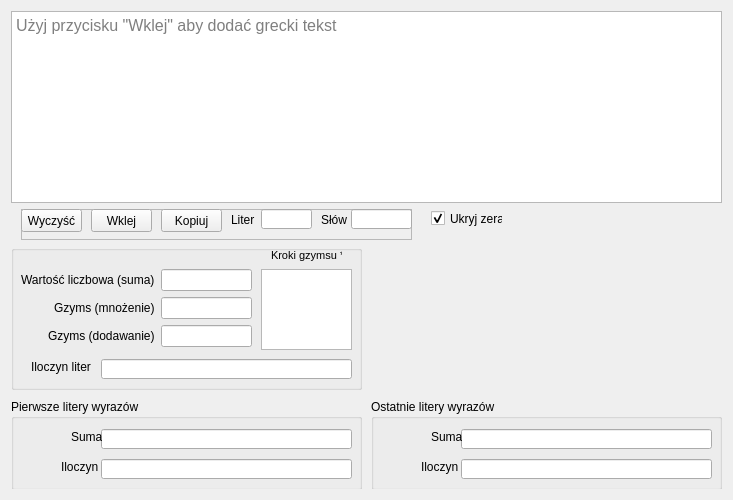
      <widget class="QWidget" name="tabGrek">
       <property name="autoFillBackground">
        <bool>true</bool>
       </property>
       <attribute name="title">
        <string>Grecki</string>
       </attribute>
       <layout class="QVBoxLayout" name="verticalLayout_6">
        <item>
         <layout class="QVBoxLayout" name="verticalLayout_5">
          <item>
           <widget class="myTextEdit" name="grekTextEdit">
            <property name="font">
             <font>
              <pointsize>12</pointsize>
             </font>
            </property>
            <property name="readOnly">
             <bool>true</bool>
            </property>
            <property name="html">
             <string>&lt;!DOCTYPE HTML PUBLIC &quot;-//W3C//DTD HTML 4.0//EN&quot; &quot;http://www.w3.org/TR/REC-html40/strict.dtd&quot;&gt;
&lt;html&gt;&lt;head&gt;&lt;meta name=&quot;qrichtext&quot; content=&quot;1&quot; /&gt;&lt;style type=&quot;text/css&quot;&gt;
p, li { white-space: pre-wrap; }
&lt;/style&gt;&lt;/head&gt;&lt;body style=&quot; font-family:'MS Shell Dlg 2'; font-size:12pt; font-weight:400; font-style:normal;&quot;&gt;
&lt;p style=&quot;-qt-paragraph-type:empty; margin-top:0px; margin-bottom:0px; margin-left:0px; margin-right:0px; -qt-block-indent:0; text-indent:0px;&quot;&gt;&lt;br /&gt;&lt;/p&gt;&lt;/body&gt;&lt;/html&gt;</string>
            </property>
            <property name="placeholderText">
             <string>Użyj przycisku &quot;Wklej&quot; aby dodać grecki tekst</string>
            </property>
           </widget>
          </item>
          <item>
           <widget class="QWidget" name="widget_2" native="true">
            <property name="minimumSize">
             <size>
              <width>711</width>
              <height>280</height>
             </size>
            </property>
            <widget class="QGroupBox" name="groupBox_2">
             <property name="geometry">
              <rect>
               <x>0</x>
               <y>190</y>
               <width>351</width>
               <height>91</height>
              </rect>
             </property>
             <property name="title">
              <string>Pierwsze litery wyrazów</string>
             </property>
             <widget class="QLineEdit" name="grekPierwszeSuma">
              <property name="geometry">
               <rect>
                <x>90</x>
                <y>30</y>
                <width>251</width>
                <height>20</height>
               </rect>
              </property>
              <property name="readOnly">
               <bool>true</bool>
              </property>
             </widget>
             <widget class="QLineEdit" name="grekPierwszeIloczyn">
              <property name="geometry">
               <rect>
                <x>90</x>
                <y>60</y>
                <width>251</width>
                <height>20</height>
               </rect>
              </property>
              <property name="readOnly">
               <bool>true</bool>
              </property>
             </widget>
             <widget class="QLabel" name="label_24">
              <property name="geometry">
               <rect>
                <x>50</x>
                <y>60</y>
                <width>41</width>
                <height>16</height>
               </rect>
              </property>
              <property name="text">
               <string>Iloczyn</string>
              </property>
             </widget>
             <widget class="QLabel" name="label_25">
              <property name="geometry">
               <rect>
                <x>60</x>
                <y>30</y>
                <width>31</width>
                <height>16</height>
               </rect>
              </property>
              <property name="text">
               <string>Suma</string>
              </property>
             </widget>
            </widget>
            <widget class="QGroupBox" name="groupBox_3">
             <property name="geometry">
              <rect>
               <x>0</x>
               <y>36</y>
               <width>351</width>
               <height>145</height>
              </rect>
             </property>
             <property name="title">
              <string/>
             </property>
             <widget class="QLabel" name="label_3">
              <property name="geometry">
               <rect>
                <x>260</x>
                <y>3</y>
                <width>71</width>
                <height>16</height>
               </rect>
              </property>
              <property name="text">
               <string>&lt;!DOCTYPE HTML PUBLIC &quot;-//W3C//DTD HTML 4.0//EN&quot; &quot;http://www.w3.org/TR/REC-html40/strict.dtd&quot;&gt;
&lt;html&gt;&lt;head&gt;&lt;meta name=&quot;qrichtext&quot; content=&quot;1&quot; /&gt;&lt;style type=&quot;text/css&quot;&gt;
p, li { white-space: pre-wrap; }
&lt;/style&gt;&lt;/head&gt;&lt;body style=&quot; font-family:'MS Shell Dlg 2'; font-size:8pt; font-weight:400; font-style:normal;&quot;&gt;
&lt;p style=&quot; margin-top:0px; margin-bottom:0px; margin-left:0px; margin-right:0px; -qt-block-indent:0; text-indent:0px;&quot;&gt;Kroki gzymsu *&lt;/p&gt;&lt;/body&gt;&lt;/html&gt;</string>
              </property>
             </widget>
             <widget class="QWidget" name="layoutWidget">
              <property name="geometry">
               <rect>
                <x>10</x>
                <y>24</y>
                <width>231</width>
                <height>80</height>
               </rect>
              </property>
              <layout class="QFormLayout" name="formLayout_3">
               <property name="labelAlignment">
                <set>Qt::AlignRight|Qt::AlignTrailing|Qt::AlignVCenter</set>
               </property>
               <item row="0" column="0">
                <widget class="QLabel" name="label_14">
                 <property name="text">
                  <string>Wartość liczbowa (suma)</string>
                 </property>
                </widget>
               </item>
               <item row="0" column="1">
                <widget class="QLineEdit" name="grekSumaEdit">
                 <property name="text">
                  <string/>
                 </property>
                 <property name="readOnly">
                  <bool>true</bool>
                 </property>
                </widget>
               </item>
               <item row="1" column="0">
                <widget class="QLabel" name="label_15">
                 <property name="text">
                  <string>Gzyms (mnożenie)</string>
                 </property>
                </widget>
               </item>
               <item row="1" column="1">
                <widget class="QLineEdit" name="grekGzymsEdit">
                 <property name="text">
                  <string/>
                 </property>
                 <property name="readOnly">
                  <bool>true</bool>
                 </property>
                </widget>
               </item>
               <item row="2" column="0">
                <widget class="QLabel" name="label_16">
                 <property name="text">
                  <string>Gzyms (dodawanie)</string>
                 </property>
                </widget>
               </item>
               <item row="2" column="1">
                <widget class="QLineEdit" name="grekGzymsSumaEdit">
                 <property name="text">
                  <string/>
                 </property>
                 <property name="readOnly">
                  <bool>true</bool>
                 </property>
                </widget>
               </item>
              </layout>
             </widget>
             <widget class="QTextEdit" name="grekGzymsLog">
              <property name="geometry">
               <rect>
                <x>250</x>
                <y>24</y>
                <width>91</width>
                <height>81</height>
               </rect>
              </property>
              <property name="readOnly">
               <bool>true</bool>
              </property>
             </widget>
             <widget class="QLabel" name="label_19">
              <property name="geometry">
               <rect>
                <x>20</x>
                <y>114</y>
                <width>61</width>
                <height>16</height>
               </rect>
              </property>
              <property name="text">
               <string>Iloczyn liter</string>
              </property>
             </widget>
             <widget class="QLineEdit" name="grekIloczynEdit">
              <property name="geometry">
               <rect>
                <x>90</x>
                <y>114</y>
                <width>251</width>
                <height>20</height>
               </rect>
              </property>
              <property name="text">
               <string/>
              </property>
              <property name="readOnly">
               <bool>true</bool>
              </property>
             </widget>
            </widget>
            <widget class="QFrame" name="frame">
             <property name="geometry">
              <rect>
               <x>10</x>
               <y>0</y>
               <width>391</width>
               <height>31</height>
              </rect>
             </property>
             <property name="frameShape">
              <enum>QFrame::StyledPanel</enum>
             </property>
             <property name="frameShadow">
              <enum>QFrame::Raised</enum>
             </property>
             <widget class="QLabel" name="label_10">
              <property name="geometry">
               <rect>
                <x>300</x>
                <y>0</y>
                <width>31</width>
                <height>21</height>
               </rect>
              </property>
              <property name="text">
               <string>Słów</string>
              </property>
             </widget>
             <widget class="QLineEdit" name="grekIleLiterEdit">
              <property name="geometry">
               <rect>
                <x>240</x>
                <y>0</y>
                <width>51</width>
                <height>20</height>
               </rect>
              </property>
              <property name="autoFillBackground">
               <bool>false</bool>
              </property>
              <property name="readOnly">
               <bool>true</bool>
              </property>
             </widget>
             <widget class="QPushButton" name="grekKopiuj">
              <property name="geometry">
               <rect>
                <x>140</x>
                <y>0</y>
                <width>61</width>
                <height>23</height>
               </rect>
              </property>
              <property name="text">
               <string>Kopiuj</string>
              </property>
             </widget>
             <widget class="QPushButton" name="grekWyczysc">
              <property name="geometry">
               <rect>
                <x>0</x>
                <y>0</y>
                <width>61</width>
                <height>23</height>
               </rect>
              </property>
              <property name="text">
               <string>Wyczyść</string>
              </property>
             </widget>
             <widget class="QPushButton" name="grekWklej">
              <property name="geometry">
               <rect>
                <x>70</x>
                <y>0</y>
                <width>61</width>
                <height>23</height>
               </rect>
              </property>
              <property name="text">
               <string>Wklej</string>
              </property>
             </widget>
             <widget class="QLabel" name="label_11">
              <property name="geometry">
               <rect>
                <x>210</x>
                <y>0</y>
                <width>31</width>
                <height>21</height>
               </rect>
              </property>
              <property name="text">
               <string>Liter</string>
              </property>
             </widget>
             <widget class="QLineEdit" name="grekIleSlowEdit">
              <property name="geometry">
               <rect>
                <x>330</x>
                <y>0</y>
                <width>61</width>
                <height>20</height>
               </rect>
              </property>
              <property name="readOnly">
               <bool>true</bool>
              </property>
             </widget>
            </widget>
            <widget class="QGroupBox" name="groupBox_4">
             <property name="geometry">
              <rect>
               <x>360</x>
               <y>190</y>
               <width>351</width>
               <height>91</height>
              </rect>
             </property>
             <property name="title">
              <string>Ostatnie litery wyrazów</string>
             </property>
             <widget class="QLineEdit" name="grekOstatnieSuma">
              <property name="geometry">
               <rect>
                <x>90</x>
                <y>30</y>
                <width>251</width>
                <height>20</height>
               </rect>
              </property>
              <property name="readOnly">
               <bool>true</bool>
              </property>
             </widget>
             <widget class="QLineEdit" name="grekOstatnieIloczyn">
              <property name="geometry">
               <rect>
                <x>90</x>
                <y>60</y>
                <width>251</width>
                <height>20</height>
               </rect>
              </property>
              <property name="readOnly">
               <bool>true</bool>
              </property>
             </widget>
             <widget class="QLabel" name="label_28">
              <property name="geometry">
               <rect>
                <x>50</x>
                <y>60</y>
                <width>41</width>
                <height>16</height>
               </rect>
              </property>
              <property name="text">
               <string>Iloczyn</string>
              </property>
             </widget>
             <widget class="QLabel" name="label_29">
              <property name="geometry">
               <rect>
                <x>60</x>
                <y>30</y>
                <width>31</width>
                <height>16</height>
               </rect>
              </property>
              <property name="text">
               <string>Suma</string>
              </property>
             </widget>
            </widget>
            <widget class="QCheckBox" name="grekHideZeros">
             <property name="geometry">
              <rect>
               <x>420</x>
               <y>0</y>
               <width>72</width>
               <height>19</height>
              </rect>
             </property>
             <property name="text">
              <string>Ukryj zera</string>
             </property>
             <property name="checked">
              <bool>true</bool>
             </property>
            </widget>
           </widget>
          </item>
         </layout>
        </item>
       </layout>
      </widget>
